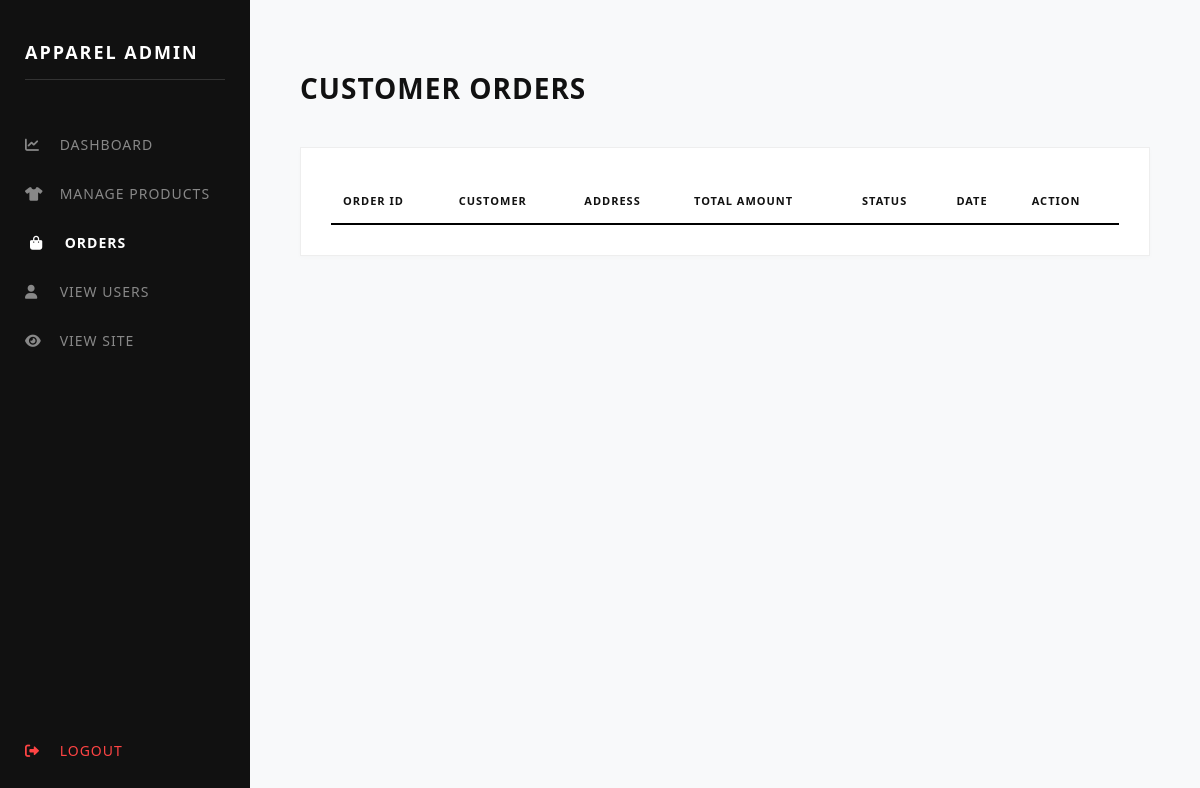
The app's page /admin/orders.php, older data.
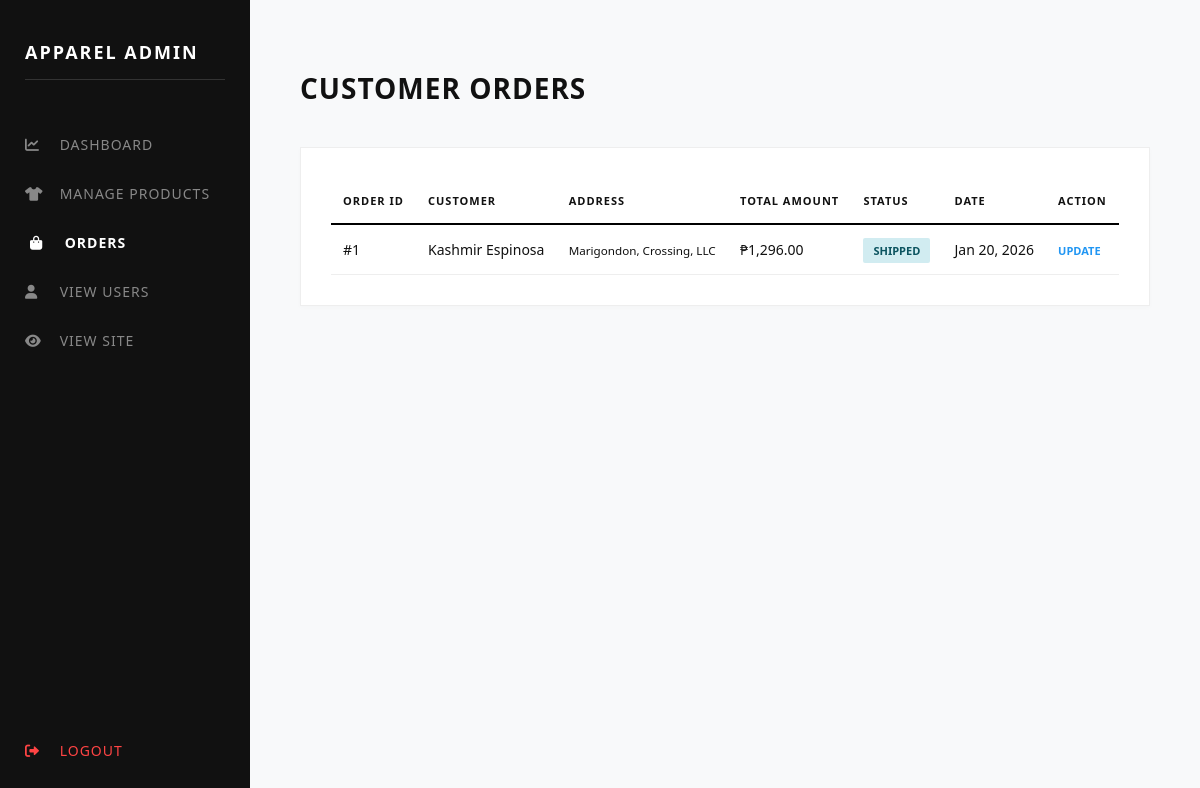
The same page, newer data.
### tables this page shows
CREATE TABLE `orders` (
  `id` int(11) NOT NULL,
  `user_id` int(11) NOT NULL,
  `full_name` varchar(255) NOT NULL,
  `address` text NOT NULL,
  `total_amount` decimal(10,2) NOT NULL,
  `payment_method` varchar(50) NOT NULL,
  `status` varchar(50) DEFAULT 'Pending',
  `created_at` timestamp NOT NULL DEFAULT current_timestamp()
);

### admin/orders.php (the view, shortened to what this page needs)
<?php
include "../config/database.php";
$orders = mysqli_query($conn, "SELECT * FROM orders ORDER BY created_at DESC");
?>
<!DOCTYPE html>
<html lang="en">
<head>
    <link rel="stylesheet" href="https://cdnjs.cloudflare.com/ajax/libs/font-awesome/6.0.0/css/all.min.css">
</head>
<body>
    <div class="sidebar">
        <h2>APPAREL ADMIN</h2>
        <a href="dashboard.php"><i class="fas fa-chart-line"></i> Dashboard</a>
        <a href="products.php"><i class="fas fa-tshirt"></i> Manage Products</a>
        <a href="orders.php" class="active-link"><i class="fas fa-shopping-bag"></i> Orders</a>
        <a href="users.php"><i class="fas fa-user"></i> View Users</a>
        <a href="../index.php"><i class="fas fa-eye"></i> View Site</a>
        <a href="logout.php" class="logout-link"><i class="fas fa-sign-out-alt"></i> Logout</a>
    </div>
    <div class="main-content">
        <header>
            <h1>Customer Orders</h1>
        </header>
        <div class="inventory-card">
            <table>
                <thead>
                    <tr>
                        <th>Order ID</th>
                        <th>Customer</th>
                        <th>Address</th>
                        <th>Total Amount</th>
                        <th>Status</th>
                        <th>Date</th>
                        <th>Action</th>
                    </tr>
                </thead>
                <tbody>
                    <?php while($row = mysqli_fetch_assoc($orders)): ?>
                    <tr>
                        <td>#<?php echo $row['id']; ?></td>
                        <td><?php echo $row['full_name']; ?></td>
                        <td><small><?php echo $row['address']; ?></small></td>
                        <td>₱<?php echo number_format($row['total_amount'], 2); ?></td>
                        <td>
                            <span class="status-badge <?php echo strtolower($row['status']); ?>">
                                <?php echo $row['status']; ?>
                            </span>
                        </td>
                        <td><?php echo date('M d, Y', strtotime($row['created_at'])); ?></td>
                        <td>
                            <a href="javascript:void(0)"
                               onclick="openOrderModal(<?php echo $row['id']; ?>, '<?php echo $row['status']; ?>')"
                               style="color: #2196F3; text-decoration: none; font-weight: bold; font-size: 11px; text-transform: uppercase;">
                               Update
                            </a>
                        </td>
                    </tr>
                    <?php endwhile; ?>
                </tbody>
            </table>
        </div>
    </div>
</body>
</html>

Row changes from the older to the newer data that the page shows:
added orders: id "1", full_name "Kashmir Espinosa", address "Marigondon, Crossing, LLC", total_amount "1,296.00", status "SHIPPED", created_at "Jan 20, 2026"
